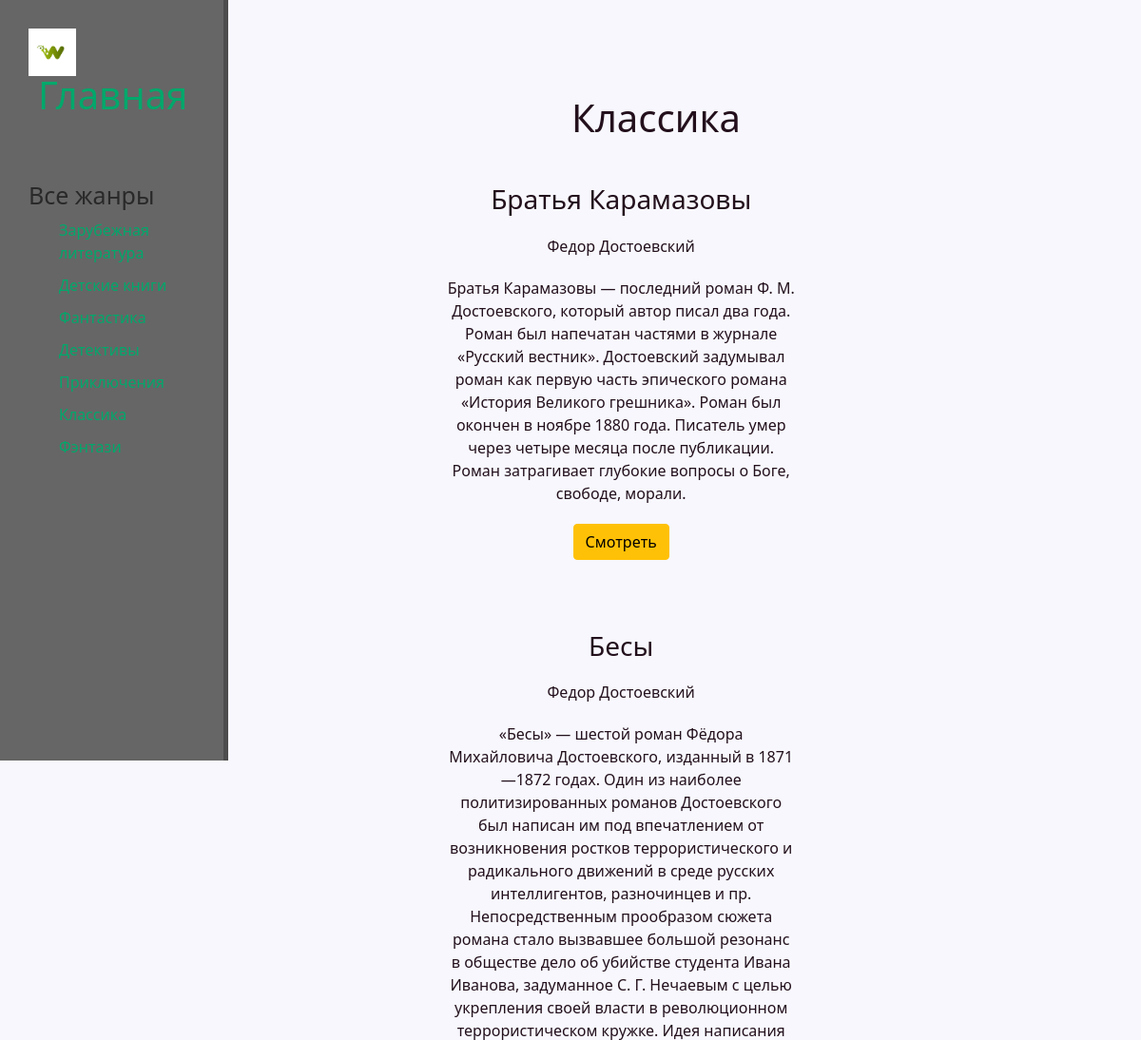
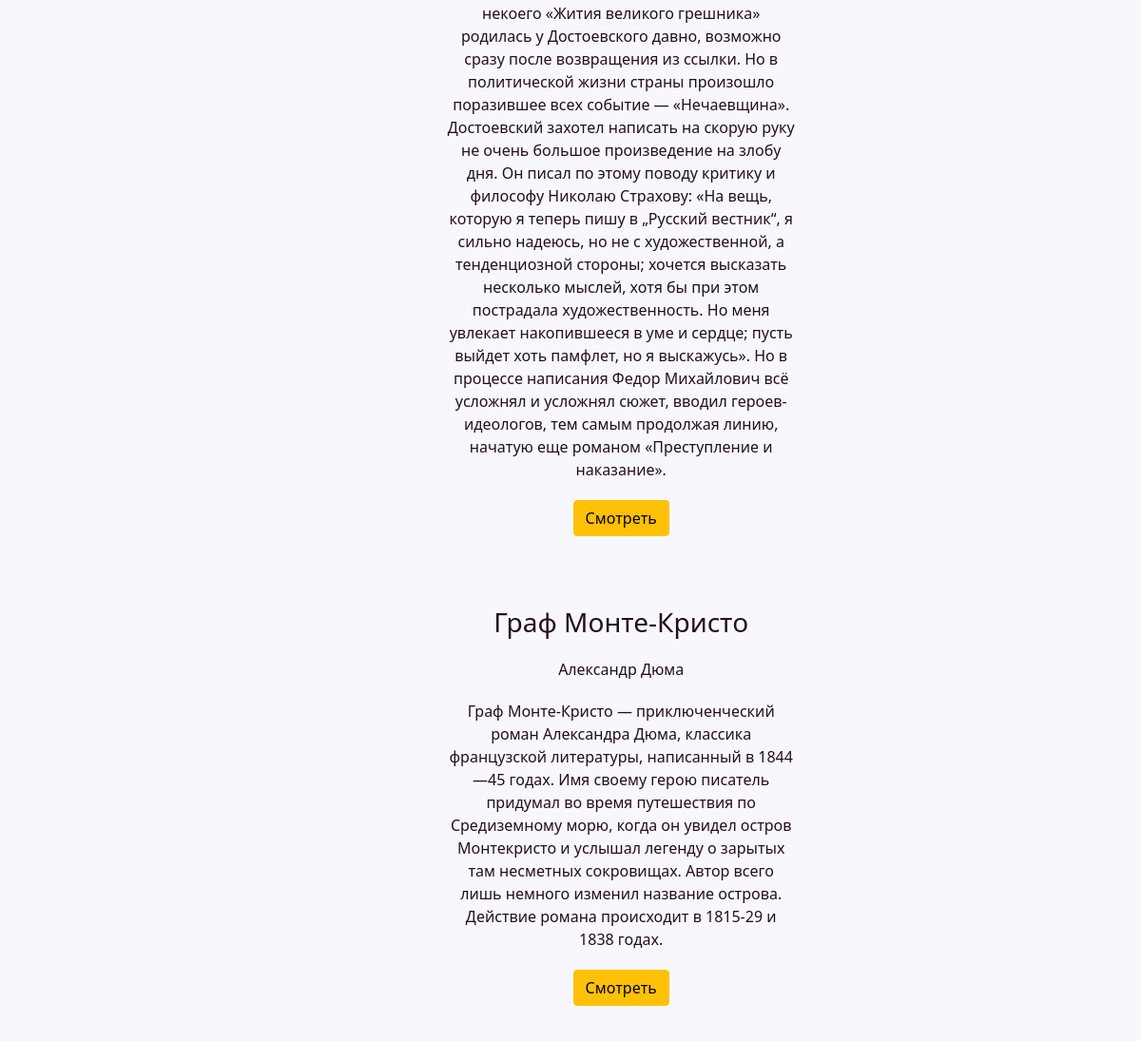
The page /классика/ on the database its author committed (2 pictures, top to bottom).
### classic/models.py (models this page shows, shortened)
class CLASSIC(models.Model):
    objects = None
    title = models.CharField('Название', max_length=50)
    author = models.CharField('Автор', max_length=50, default='')
    briefly = models.TextField('Краткая информация')
    book = models.FileField('Книга')
    data = models.DateTimeField('Дата добавления')
    image = models.FileField(upload_to='img/')
    class Meta:
        verbose_name = 'Классика'
        verbose_name_plural = 'Классика'

### classic/views.py (called while the page is built)
def classic(request):
    books = CLASSIC.objects.order_by('-data')
    return render(request, 'classic.html', {"books": books})

### classic/templates/classic.html (shortened to what this page needs)
{%extends 'new/base.html'%}
{% block shapka %}
    <div class="features">
        <h1>Классика</h1>
        {% for il in books %}
            <div  class="alert alert-waning">
                <h3>{{il.title}}</h3>
                <p>{{il.author}}</p>
                <p>{{il.briefly}}</p>
                <a href="{% url 'dinam_clas' il.id%}" class="btn btn-warning">Смотреть</a>
            </div>
        {%endfor%}
    </div>
{% endblock %}

### new/static/new/new.css (style rules this page uses)
body { background: #f7f7fd; height: 100vh; }
main .features { float : right; color : #23101c; margin-top: 100px; text-align: center; width: 85%; }
main .features p { max-width: 400px; margin: 20px auto }
.alert { float: right; clear : both; width : 400px; margin : 20px 34%; text-align : center; }

### rows shown on the page
CLASSIC: title "Братья Карамазовы", author "Федор Достоевский", briefly "Братья Карамазовы — последний роман Ф. М. Достоевского, который автор писал два года. Роман был напечатан частями в журнале «Русский вестник». Достоевский задумывал роман как первую часть эпического романа «История Великого грешника». Роман был окончен в ноябре 1880 года. Писатель умер через четыре месяца после публикации. Роман затрагивает глубокие вопросы о Боге, свободе, морали."
CLASSIC: title "Бесы", author "Федор Достоевский", briefly "«Бесы» — шестой роман Фёдора Михайловича Достоевского, изданный в 1871—1872 годах. Один из наиболее политизированных романов Достоевского был написан им под впечатлением от возникновения ростков террористического и радикального движений в среде русских интеллигентов, разночинцев и пр. Непосредственным прообразом сюжета романа стало вызвавшее большой резонанс в обществе дело об убийстве студента Ивана Иванова, задуманное С. Г. Нечаевым с целью укрепления своей власти в революционном террористическом кружке. Идея написания некоего «Жития великого грешника» родилась у Достоевского давно, возможно сразу после возвращения из ссылки. Но в политической жизни страны произошло поразившее всех…"
CLASSIC: title "Граф Монте-Кристо", author "Александр Дюма", briefly "Граф Монте-Кристо — приключенческий роман Александра Дюма, классика французской литературы, написанный в 1844—45 годах. Имя своему герою писатель придумал во время путешествия по Средиземному морю, когда он увидел остров Монтекристо и услышал легенду о зарытых там несметных сокровищах. Автор всего лишь немного изменил название острова. Действие романа происходит в 1815-29 и 1838 годах."
